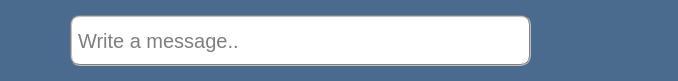
   <widget class="QWidget" name="widget" native="true">
    <property name="geometry">
     <rect>
      <x>385</x>
      <y>540</y>
      <width>678</width>
      <height>81</height>
     </rect>
    </property>
    <property name="styleSheet">
     <string notr="true">
background-color: rgb(185, 211, 238);
background-color: rgb(106, 163, 220);
background-color: rgb(74, 107, 142);</string>
    </property>
    <widget class="QPushButton" name="pushButton">
     <property name="geometry">
      <rect>
       <x>607</x>
       <y>16</y>
       <width>51</width>
       <height>51</height>
      </rect>
     </property>
     <property name="styleSheet">
      <string notr="true">
  border:none;
</string>
     </property>
     <property name="text">
      <string/>
     </property>
     <property name="icon">
      <iconset resource="resource.qrc">
       <normaloff>:/Icons/Resource/Icon/ic_emoji.png</normaloff>:/Icons/Resource/Icon/ic_emoji.png</iconset>
     </property>
     <property name="iconSize">
      <size>
       <width>42</width>
       <height>42</height>
      </size>
     </property>
     <property name="flat">
      <bool>true</bool>
     </property>
    </widget>
    <widget class="QTextEdit" name="textEdit1">
     <property name="geometry">
      <rect>
       <x>230</x>
       <y>21</y>
       <width>201</width>
       <height>41</height>
      </rect>
     </property>
     <property name="styleSheet">
      <string notr="true">
    background-color: rgb(255, 255, 255);
    selection-color: white;
    selection-background-color: rgb(191, 31, 127);
    border: 2px groove gray;
    border-radius: 10px;
    padding: 2px 4px;</string>
     </property>
     <property name="placeholderText">
      <string>Write a message..</string>
     </property>
    </widget>
    <widget class="QPushButton" name="sendMessage">
     <property name="geometry">
      <rect>
       <x>536</x>
       <y>16</y>
       <width>51</width>
       <height>51</height>
      </rect>
     </property>
     <property name="styleSheet">
      <string notr="true">border:none;
</string>
     </property>
     <property name="text">
      <string/>
     </property>
     <property name="icon">
      <iconset resource="resource.qrc">
       <normaloff>:/Icons/Resource/Icon/ic_send_mess.png</normaloff>:/Icons/Resource/Icon/ic_send_mess.png</iconset>
     </property>
     <property name="iconSize">
      <size>
       <width>42</width>
       <height>42</height>
      </size>
     </property>
     <property name="checkable">
      <bool>false</bool>
     </property>
     <property name="autoRepeat">
      <bool>false</bool>
     </property>
     <property name="autoDefault">
      <bool>true</bool>
     </property>
     <property name="default">
      <bool>true</bool>
     </property>
     <property name="flat">
      <bool>true</bool>
     </property>
    </widget>
    <widget class="QLineEdit" name="editText">
     <property name="geometry">
      <rect>
       <x>70</x>
       <y>15</y>
       <width>461</width>
       <height>51</height>
      </rect>
     </property>
     <property name="font">
      <font>
       <pointsize>15</pointsize>
      </font>
     </property>
     <property name="styleSheet">
      <string notr="true">
    background-color: rgb(255, 255, 255);
    selection-color: white;
    selection-background-color: rgb(191, 31, 127);
    border: 2px groove gray;
    border-radius: 10px;
    padding: 2px 4px;</string>
     </property>
     <property name="placeholderText">
      <string>Write a message..</string>
     </property>
    </widget>
    <widget class="QPushButton" name="pushButton_2">
     <property name="geometry">
      <rect>
       <x>10</x>
       <y>16</y>
       <width>51</width>
       <height>51</height>
      </rect>
     </property>
     <property name="styleSheet">
      <string notr="true">
  border:none;
</string>
     </property>
     <property name="text">
      <string/>
     </property>
     <property name="icon">
      <iconset resource="resource.qrc">
       <normaloff>:/Icons/Resource/Icon/ic_send_file.png</normaloff>:/Icons/Resource/Icon/ic_send_file.png</iconset>
     </property>
     <property name="iconSize">
      <size>
       <width>42</width>
       <height>42</height>
      </size>
     </property>
     <property name="autoDefault">
      <bool>false</bool>
     </property>
     <property name="default">
      <bool>false</bool>
     </property>
     <property name="flat">
      <bool>true</bool>
     </property>
    </widget>
    <zorder>sendMessage</zorder>
    <zorder>textEdit1</zorder>
    <zorder>pushButton</zorder>
    <zorder>editText</zorder>
    <zorder>pushButton_2</zorder>
   </widget>
